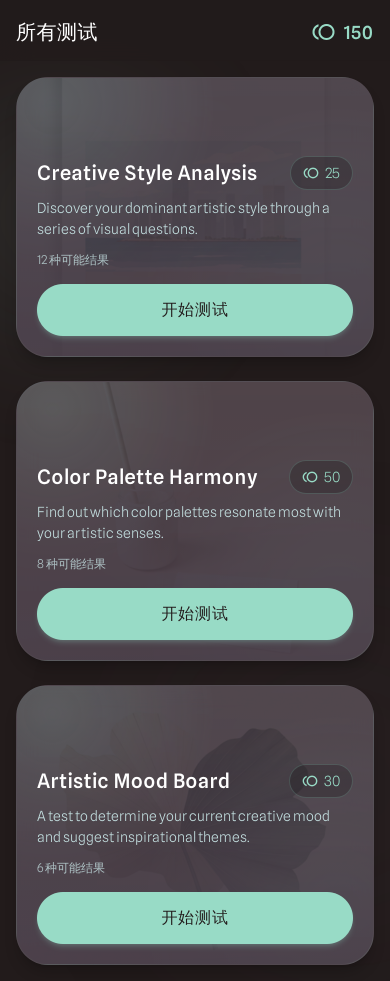
#> input picture all_tests_page/screen.png, 780 x 1962 px (shown at 1/2 size)
$ python -i image_analysis.py   (imports and definitions only)   (older library calls are emulated)
#> lines starting #> are read from the running program, lines starting #| are printed output that depends on the picture; after the words box and inside, x2 and y2 are one past the last pixel; in counts of white or black regions, pixels touching at a corner belong together
"""
专业绘画分析系统
基于 OpenCV + scikit-image 实现
"""

import base64
import io
from typing import Dict, List, Tuple, Any
import numpy as np
import cv2
from PIL import Image
from skimage import color
from skimage.morphology import disk
from scipy import ndimage
from scipy.cluster.hierarchy import linkage, fcluster
from PIL import ImageOps


# [62 lines left out: function decode_base64_image, not called in this run]


def encode_image_to_base64(image: np.ndarray, format: str = 'PNG') -> str:
    """将 numpy 数组编码为 base64"""
    # 确保是 uint8 类型
    if image.dtype != np.uint8:
        if image.max() <= 1.0:
            image = (image * 255).astype(np.uint8)
        else:
            image = image.astype(np.uint8)

    # 转换为 PIL Image
    if len(image.shape) == 2:
        # 灰度图
        pil_image = Image.fromarray(image, mode='L')
    elif len(image.shape) == 3:
        # RGB 图
        pil_image = Image.fromarray(image, mode='RGB')
    else:
        raise ValueError(f"不支持的图像形状: {image.shape}")

    # 转换为 base64
    buffer = io.BytesIO()
    pil_image.save(buffer, format=format)
    image_bytes = buffer.getvalue()
    return base64.b64encode(image_bytes).decode('utf-8')


# ========== ① 明暗结构（Value Structure）==========

# [149 lines left out: functions analyze_lab_luminance, analyze_local_contrast, analyze_luminance_center, analyze_hue_distribution, analyze_saturation_distribution, not called in this run]


def analyze_desaturated_readability(rgb_image: np.ndarray) -> Dict[str, Any]:
    """
    3. 去饱和可读性（Good Grayscale）
    生成灰度图 + 标记灰度冲突区域
    """
    lab = color.rgb2lab(rgb_image)
#> lab: shape (1962, 780, 3) float64; mean of channels 0, 1, 2 34.1, 0.4, -1.2
    l_channel = lab[:, :, 0]
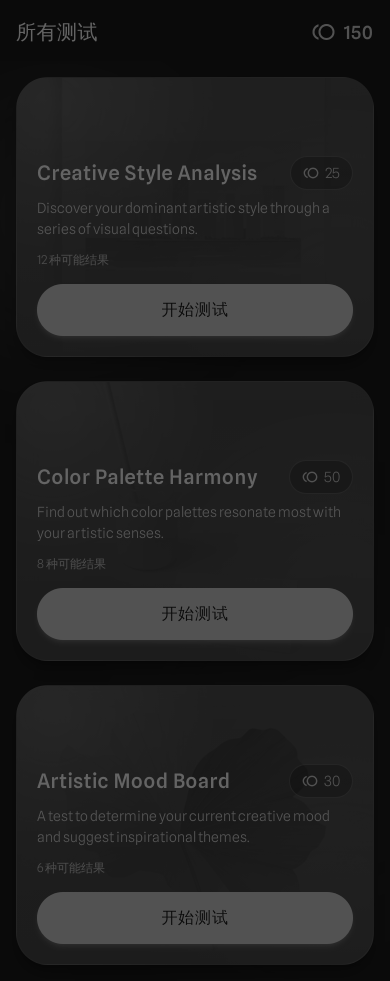
#> l_channel: shape (1962, 780) float64 (shown at 1/2 size); min 6.5, max 100, mean 34.1
    l_normalized = (l_channel / 100.0 * 255).astype(np.uint8)

    # 计算 HSV 色相差异
    hsv = cv2.cvtColor(rgb_image, cv2.COLOR_RGB2HSV)
#> hsv: shape (1962, 780, 3); mean H, S, V 111.8, 38.3, 89.5
    h_channel = hsv[:, :, 0].astype(np.float32)
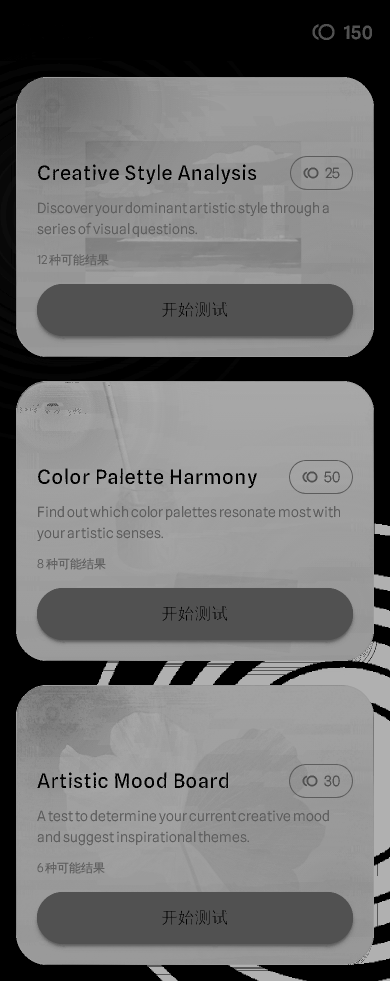
#> h_channel: shape (1962, 780) float32 (shown at 1/2 size); min 0, max 177, mean 111.8

    # 找出色相不同但亮度接近的区域（冲突区域）
    # 性能优化：使用uniform_filter替代generic_filter，速度提升约5-10倍
    # 使用更大的核（7x7）但降低采样率，平衡精度和性能
    filter_size = 7
    # 使用uniform_filter计算局部均值（比generic_filter快得多）
    local_mean = ndimage.uniform_filter(l_normalized.astype(np.float32), size=filter_size)
    local_mean_sq = ndimage.uniform_filter((l_normalized.astype(np.float32))**2, size=filter_size)
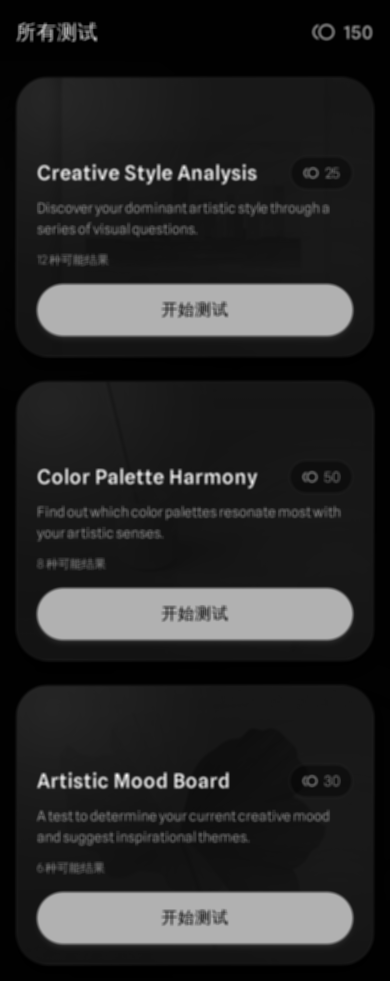
#> local_mean_sq: shape (1962, 780) float32 (shown at 1/2 size); min 304.3, max 63354.2, mean 10606; drawn with min black and max white
    local_variance = local_mean_sq - local_mean**2
    local_std = np.sqrt(np.clip(local_variance, 0, None))

    # 计算色相方差（同样使用uniform_filter优化）
    hue_mean = ndimage.uniform_filter(h_channel, size=filter_size)
    hue_mean_sq = ndimage.uniform_filter(h_channel**2, size=filter_size)
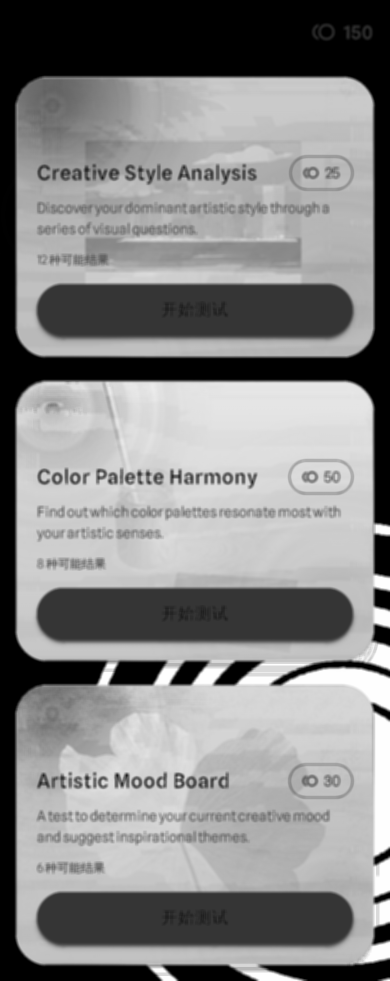
#> hue_mean_sq: shape (1962, 780) float32 (shown at 1/2 size); min 0, max 30983.2, mean 16303; drawn with min black and max white
    hue_variance = hue_mean_sq - hue_mean**2
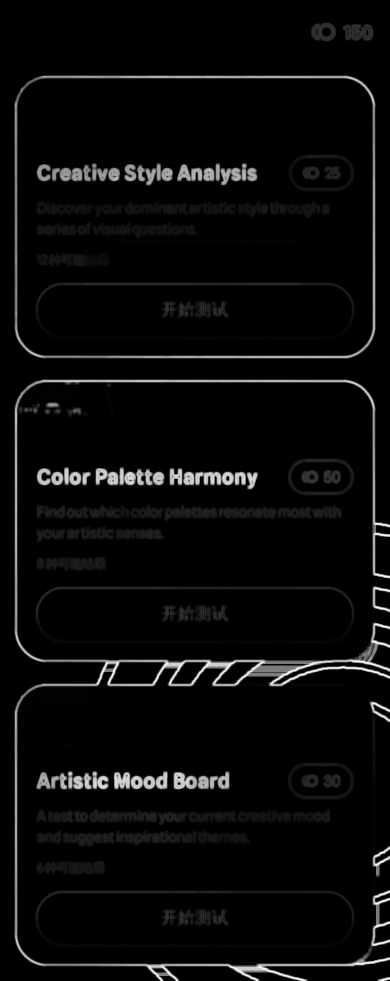
#> hue_variance: shape (1962, 780) float32 (shown at 1/2 size); min 0, max 7740.8, mean 304.1; drawn with min black and max white

    # 低标准差但高色相变化 = 冲突
    conflict_mask = (local_std < 10) & (hue_variance > 50)
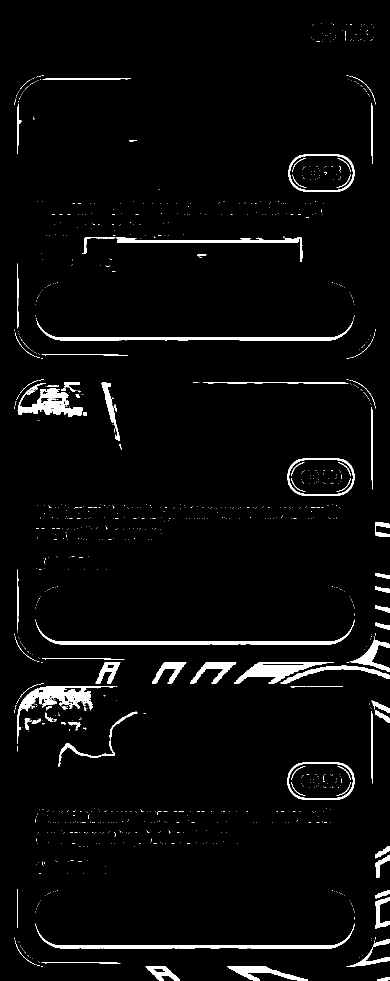
#> conflict_mask: shape (1962, 780) bool (shown at 1/2 size); 3.3% white; 1161 white regions (1069 under 20 px), largest, box (x1, y1, x2, y2) and area: (35, 1373, 230, 1488) 3735, (72, 1239, 709, 1290) 3722, (71, 1847, 709, 1898) 3641

    # 标记冲突区域
    marked_image = cv2.cvtColor(l_normalized, cv2.COLOR_GRAY2RGB)
    marked_image[conflict_mask] = [255, 0, 0]  # 红色标记
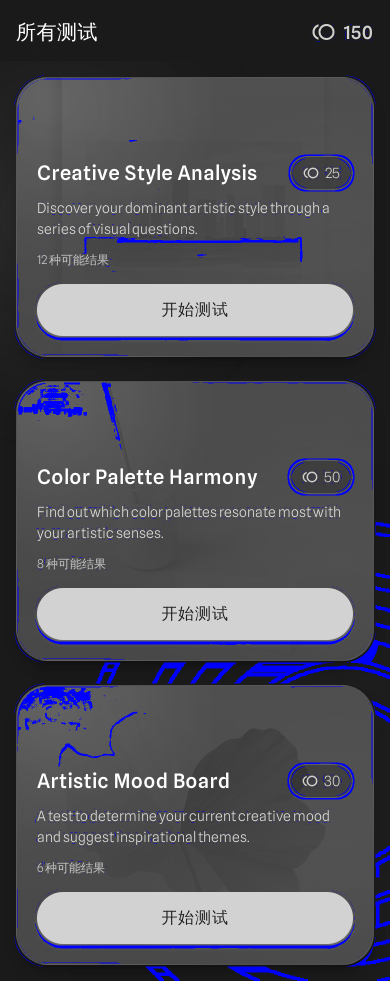
#> marked_image: shape (1962, 780, 3) (shown at 1/2 size); mean B, G, R 92.7, 84.3, 84.3

    return {
        'grayscale': encode_image_to_base64(l_normalized),
        'conflict_marked': encode_image_to_base64(marked_image),
        'conflict_ratio': float(np.sum(conflict_mask) / conflict_mask.size),
    }


# [539 lines left out: functions analyze_gamut_shift, analyze_edge_sharpness, analyze_feature_focus, analyze_frequency_domain, analyze_colormax_segmentation, analyze_kmeans_segmentation and 5 more, not called in this run]

>>> import cv2
>>> picture = cv2.cvtColor(cv2.imread('../../all_tests_page/screen.png'), cv2.COLOR_BGR2RGB)
>>> result = analyze_desaturated_readability(picture)
#> result = 3 items
